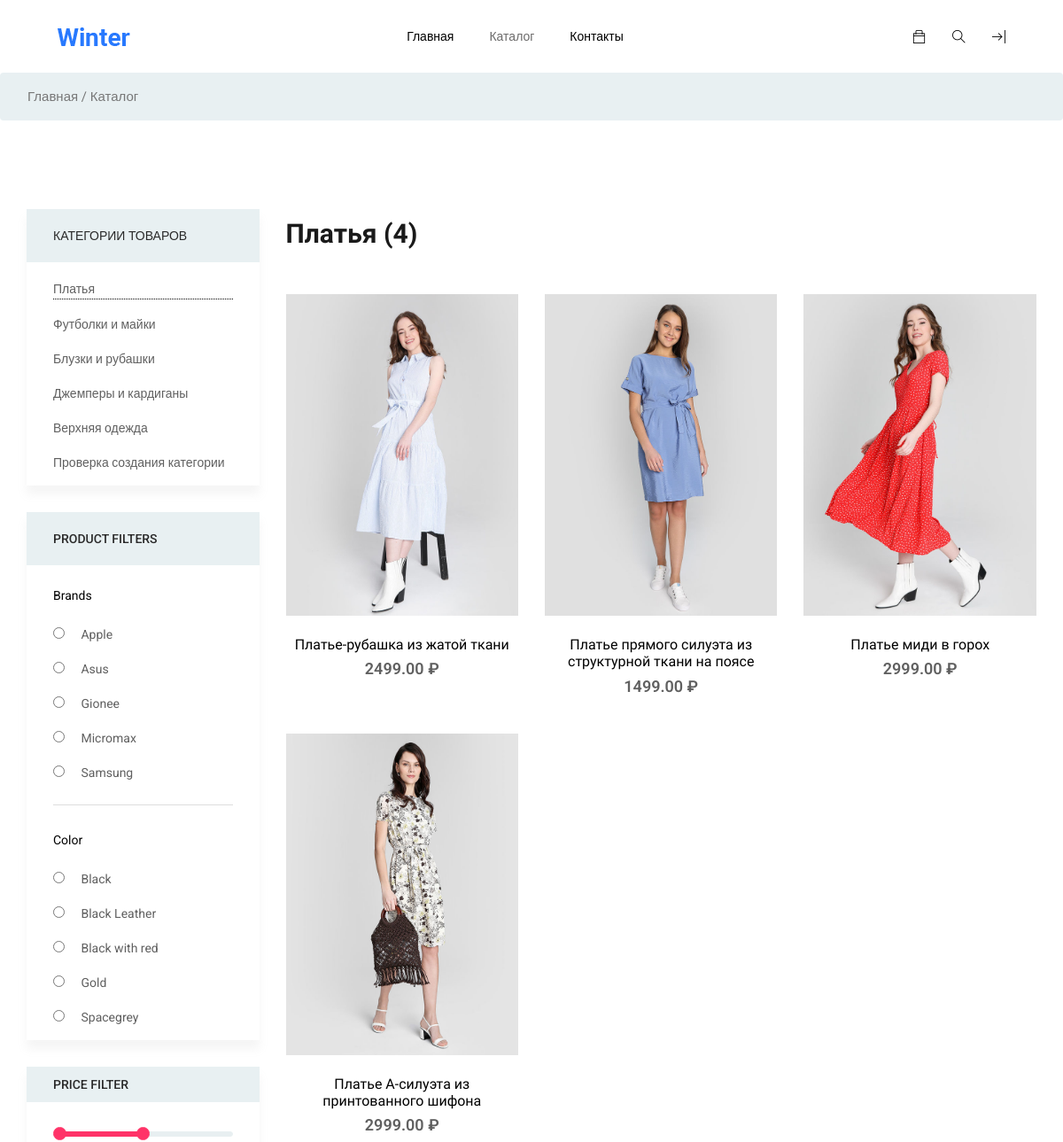
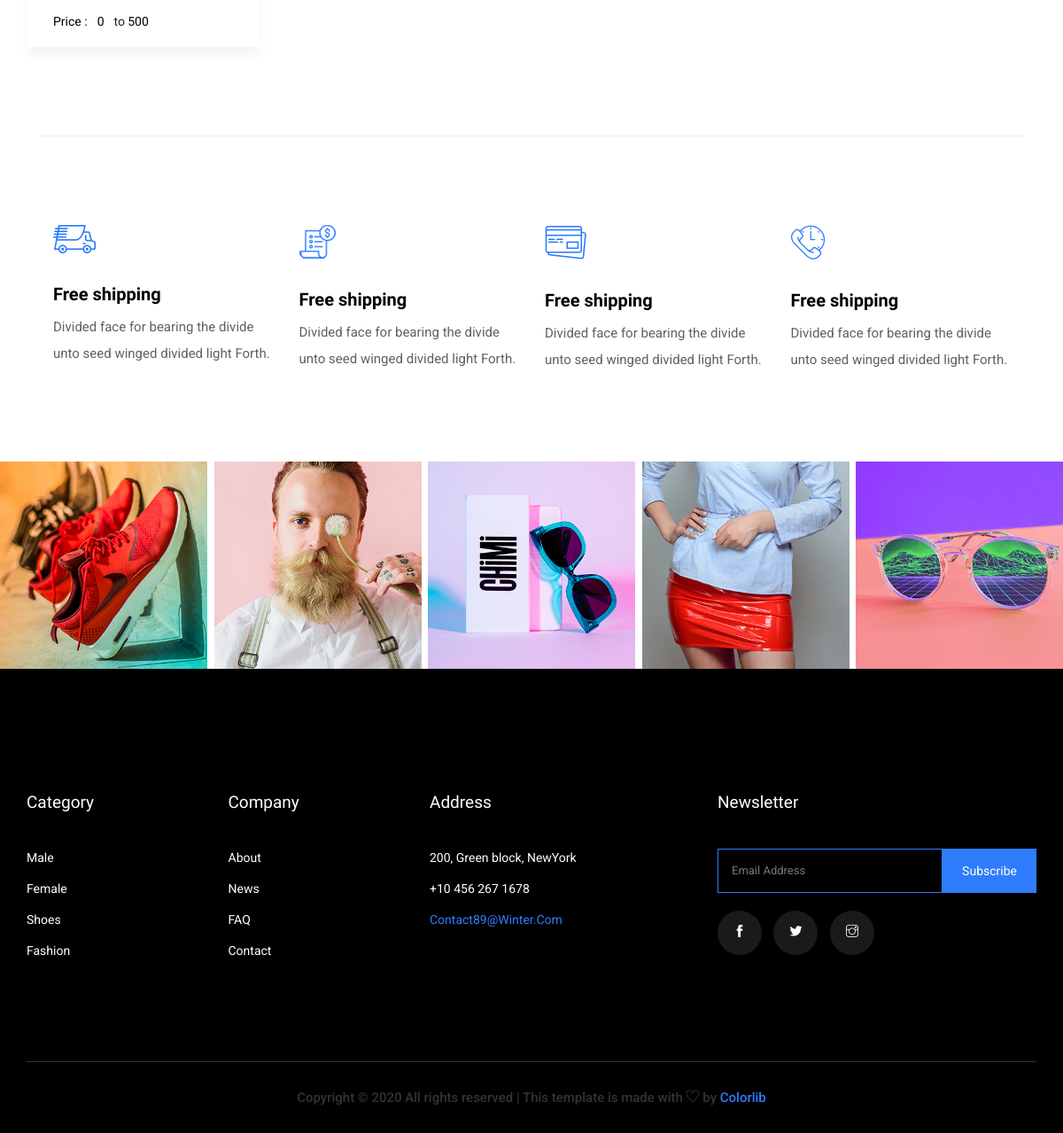
The page /shop/category/1 on the database its author committed (2 pictures, top to bottom).
### shop/models.py (models this page shows, shortened)
class ProductCategories(models.Model):
    title = models.CharField('Название категории', max_length=128, unique=True)
    short_description = models.CharField('Краткое описание', max_length=255, null=True, blank=True)
    is_active = models.BooleanField('Статус', default=0)
    created_at = models.DateTimeField('Дата создания', auto_now_add=True)
    updated_at = models.DateTimeField('Дата обновления', auto_now=True)
    class Meta:
        verbose_name = "Категории"
        verbose_name_plural = "Категории"
    @property
    def list_products(self):
        return Products.objects.filter(category=self.id).all()

class Products(models.Model):
    category = models.ForeignKey(ProductCategories, verbose_name='Категория', on_delete=models.CASCADE)
    title = models.CharField('Название продукта', max_length=128, unique=True)
    image = models.ImageField('Изображение продукта', upload_to='products_images', blank=True)
    short_description = models.CharField('Краткое описание', max_length=255, null=True, blank=True)
    description = models.TextField('Описание продукта', null=True, blank=True)
    price = models.DecimalField('Цена продукта', max_digits=8, decimal_places=2, default=0)
    quantity = models.IntegerField('Колличество на складе', default=0)
    is_active = models.BooleanField('Статус', default=0)
    created_at = models.DateTimeField('Дата создания', auto_now_add=True)
    updated_at = models.DateTimeField('Дата обновления', auto_now=True)
    class Meta:
        verbose_name = "Товары"
        verbose_name_plural = "Товары"

### shop/views.py (the view)
# urls.py: path('category/<int:pk>', CategoryView.as_view(), name='category_view'),
class CategoryView(DetailClass):
    template_name = 'category.html'
    model = ProductCategories
    context_object_name = 'category'
    def get_context_data(self, **kwargs):
        context = super(CategoryView, self).get_context_data(**kwargs)
        context['list_categories'] = CatalogView().get_list_categories()
        return context

### cartapp/models.py (called while the page is built)
    @property
    def total_cart_all_products(self):
        count_products = Cart.objects.filter(cart_uuid=self.cart_uuid).aggregate(Sum('quantity'))
        if count_products['quantity__sum']:
            return count_products['quantity__sum']
        return 0

### mainpage/context_processors.py (called while the page is built)
def cart(request):
    return {
        'cart': CartCommon(request.COOKIES.get('cart_uuid'))
    }

### mainpage/views.py (called while the page is built)
    def get(self, request, *args, **kwargs):
        cart_uuid = request.COOKIES.get('cart_uuid')
        if cart_uuid is None:
            cart_uuid = uuid.uuid1()
        response = super(CommonClass, self).get(request, *args, **kwargs)
        response.set_cookie('cart_uuid', value=cart_uuid, max_age=30 * 24 * 60 * 60)
        return response

    def get_context_data(self, **kwargs):
        context = super(DetailClass, self).get_context_data(**kwargs)
        context['title'] = self.object.title
        return context

### shop/views.py (called while the page is built)
    @staticmethod
    def get_list_categories():
        return ProductCategories.objects.all()

### shop/templates/category.html (shortened to what this page needs)
{% extends 'base.html' %}
{% load static %}
{% block css %}
<link rel="stylesheet" href="{% static 'css/price_rangs.css' %}">
{{ block.super }}
{% endblock %}
{% block body_class %}bg-white{% endblock %}
{% block content %}
<section class="breadcrumb breadcrumb_bg">
    <div class="container">
        <div class="row justify-content-center">
            <div class="col-lg-12">
                <div class="breadcrumb_iner">
                    <div class="breadcrumb_iner_item">
                        <p>Главная / Каталог</p>
                    </div>
                </div>
            </div>
        </div>
    </div>
</section>
<section class="cat_product_area section_padding">
    <div class="container">
        <div class="row">
            <div class="col-lg-3">
                <div class="left_sidebar_area">
                    {% include 'includes/list_categories.html' with list_categories=list_categories category=category %}
                    <aside class="left_widgets p_filter_widgets sidebar_box_shadow">
                        <div class="l_w_title">
                            <h3>Product filters</h3>
                        </div>
                        <div class="widgets_inner">
                            <ul class="list">
                                <p>Brands</p>
                                <li>
                                    <input type="radio" aria-label="Radio button for following text input">
                                    <a href="#">Apple</a>
                                </li>
                                <li>
                                    <input type="radio" aria-label="Radio button for following text input">
                                    <a href="#">Asus</a>
                                </li>
                                <li>
                                    <input type="radio" aria-label="Radio button for following text input">
                                    <a href="#">Gionee</a>
                                </li>
                                <li>
                                    <input type="radio" aria-label="Radio button for following text input">
                                    <a href="#">Micromax</a>
                                </li>
                                <li>
                                    <input type="radio" aria-label="Radio button for following text input">
                                    <a href="#">Samsung</a>
                                </li>
                            </ul>
                            <ul class="list">
                                <p>color</p>
                                <li>
                                    <input type="radio" aria-label="Radio button for following text input">
                                    <a href="#">Black</a>
                                </li>
                                <li>
                                    <input type="radio" aria-label="Radio button for following text input">
                                    <a href="#">Black Leather</a>
                                </li>
                                <li>
                                    <input type="radio" aria-label="Radio button for following text input">
                                    <a href="#">Black with red</a>
                                </li>
                                <li>
                                    <input type="radio" aria-label="Radio button for following text input">
                                    <a href="#">Gold</a>
                                </li>
                                <li>
                                    <input type="radio" aria-label="Radio button for following text input">
                                    <a href="#">Spacegrey</a>
                                </li>
                            </ul>
                        </div>
                    </aside>
                    <aside class="left_widgets p_filter_widgets price_rangs_aside sidebar_box_shadow">
                        <div class="l_w_title">
                            <h3>Price Filter</h3>
                        </div>
                        <div class="widgets_inner">
                            <div class="range_item">
                                <input type="text" class="js-range-slider" value=""/>
                                <div class="d-flex align-items-center">
                                    <div class="price_text">
                                        <p>Price :</p>
                                    </div>
                                    <div class="price_value d-flex justify-content-center">
                                        <input type="text" class="js-input-from" id="amount" readonly/>
                                        <span>to</span>
                                        <input type="text" class="js-input-to" id="amount" readonly/>
                                    </div>
                                </div>
                            </div>
                        </div>
                    </aside>
                </div>
            </div>
            <div class="col-lg-9">
                <div class="row">
                    <div class="col-lg-12">
                        <div class="product_top_bar d-flex justify-content-between align-items-center">
                            <div class="single_product_menu product_bar_item">
                                <h2>{{category.title}} ({{ category.list_products.count }})</h2>
                            </div>
                        </div>
                    </div>
                    {% for product in category.list_products %}
                    <div class="col-lg-4 col-sm-6">
                        <div class="single_category_product">
                            <div class="single_category_img">
                                <img src="{{ product.image.url }}" alt="{{ product.title }}">
                                <div class="category_product_text">
                                    <a href="{% url 'shop:product_view' product.id %}"><h5>{{ product.title }}</h5></a>
                                    <p>{{ product.price }} &#8381;</p>
                                </div>
                            </div>
                        </div>
                    </div>
                    {% endfor %}
                </div>
            </div>
        </div>
    </div>
</section>
{% endblock %}
{% block shipping_details %}
{% include 'includes/shipping_details.html' with border_top='border_top' %}
{% endblock %}
{% block instagram_photo %}
{% include 'includes/instagram_photo.html' %}
{% endblock %}

### shop/templates/includes/list_categories.html
<aside class="left_widgets p_filter_widgets sidebar_box_shadow">
    <div class="l_w_title">
        <h3>Категории товаров</h3>
    </div>
    <div class="widgets_inner">
        <ul class="list list-categories">
            {% for model in list_categories %}
            {% if model.sub_categories %}
            <li class="sub-menu">
                <a href="{{ category.href }}" class=" d-flex justify-content-between">
                    {{ model.title }}
                    <div class="right ti-plus"></div>
                </a>
                <ul>
                    {% for model in list_categories %}
                    <li><a href="{{ category.category_view.url }}">{{ model.title }}</a></li>
                    {% endfor %}
                </ul>
            <li>
                {% else %}
            <li class="{% if model.id == category.id %}active{% endif %}"><a
                    href="{% url 'shop:category_view' model.id %}">{{ model.title }}</a></li>
            {% endif %}
            {% endfor %}
        </ul>
    </div>
</aside>

### static/css/price_rangs.css (style rules this page uses)
.irs-hidden-input { position: absolute !important; display: block !important; top: 0 !important; left: 0 !important; width: 0 !important; height: 0 !important; font-size: 0 !important; line-height: 0 !important; padding: 0 !important; margin: 0 !important; outline: none !important; z-index: -9999 !important; background: none !important; border-style: solid !important; border-color: transparent !important; }

### rows shown on the page
ProductCategories: title "Платья", list_products.count "4"
ProductCategories: title "Футболки и майки"
ProductCategories: title "Блузки и рубашки"
ProductCategories: title "Джемперы и кардиганы"
ProductCategories: title "Верхняя одежда"
ProductCategories: title "Проверка создания категории"
Products: image (picture), title "Платье-рубашка из жатой ткани", price "2499.00"
Products: image (picture), title "Платье прямого силуэта из структурной ткани на поясе", price "1499.00"
Products: image (picture), title "Платье миди в горох", price "2999.00"
Products: image (picture), title "Платье А-силуэта из принтованного шифона", price "2999.00"
